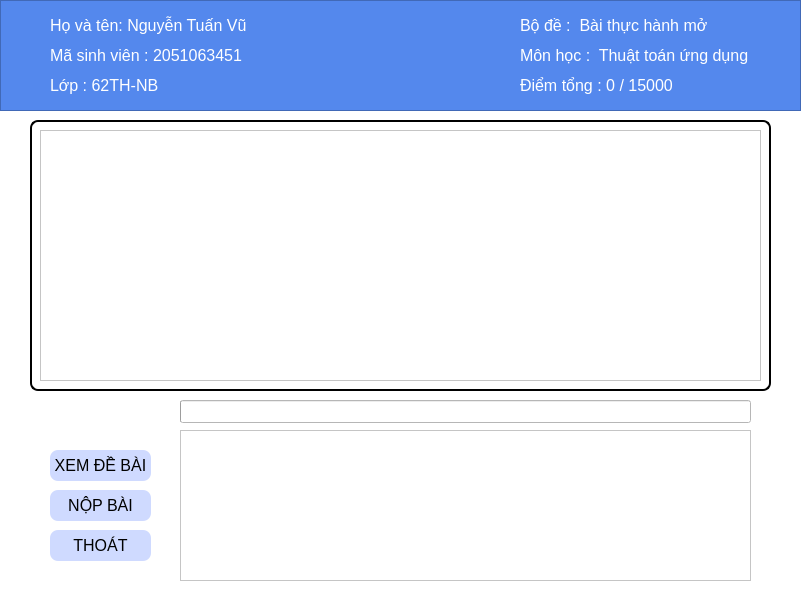
<?xml version="1.0" encoding="UTF-8"?>
<ui version="4.0">
 <class>Dialog</class>
 <widget class="QDialog" name="Dialog">
  <property name="geometry">
   <rect>
    <x>0</x>
    <y>0</y>
    <width>801</width>
    <height>596</height>
   </rect>
  </property>
  <property name="minimumSize">
   <size>
    <width>801</width>
    <height>596</height>
   </size>
  </property>
  <property name="maximumSize">
   <size>
    <width>801</width>
    <height>596</height>
   </size>
  </property>
  <property name="windowTitle">
   <string>Dialog</string>
  </property>
  <widget class="QWidget" name="widget" native="true">
   <property name="geometry">
    <rect>
     <x>0</x>
     <y>0</y>
     <width>801</width>
     <height>601</height>
    </rect>
   </property>
   <property name="font">
    <font>
     <stylestrategy>PreferDefault</stylestrategy>
     <kerning>true</kerning>
    </font>
   </property>
   <property name="cursor">
    <cursorShape>ArrowCursor</cursorShape>
   </property>
   <property name="mouseTracking">
    <bool>false</bool>
   </property>
   <property name="focusPolicy">
    <enum>Qt::NoFocus</enum>
   </property>
   <property name="contextMenuPolicy">
    <enum>Qt::DefaultContextMenu</enum>
   </property>
   <property name="accessibleName">
    <string/>
   </property>
   <property name="styleSheet">
    <string notr="true">background-color: rgb(255, 255, 255);</string>
   </property>
   <widget class="QPushButton" name="submitButton">
    <property name="geometry">
     <rect>
      <x>50</x>
      <y>490</y>
      <width>101</width>
      <height>31</height>
     </rect>
    </property>
    <property name="font">
     <font>
      <pointsize>12</pointsize>
      <weight>50</weight>
      <bold>false</bold>
     </font>
    </property>
    <property name="styleSheet">
     <string notr="true">

QPushButton{
	border-radius: 8px;
	background-color: rgb(207, 218, 255);
}
QPushButton:hover{
	color: white;
	background-color: rgb(85, 170, 127);
}
QPushButton:focus{
	outline:none;
}

</string>
    </property>
    <property name="text">
     <string>NỘP BÀI</string>
    </property>
   </widget>
   <widget class="QLabel" name="label_6">
    <property name="geometry">
     <rect>
      <x>520</x>
      <y>10</y>
      <width>241</width>
      <height>31</height>
     </rect>
    </property>
    <property name="font">
     <font>
      <pointsize>12</pointsize>
      <weight>50</weight>
      <bold>false</bold>
     </font>
    </property>
    <property name="styleSheet">
     <string notr="true">color: white;
background-color: rgb(84, 136, 237);</string>
    </property>
    <property name="text">
     <string>Bộ đề :  Bài thực hành mở</string>
    </property>
   </widget>
   <widget class="QLabel" name="label_18">
    <property name="geometry">
     <rect>
      <x>170</x>
      <y>600</y>
      <width>151</width>
      <height>16</height>
     </rect>
    </property>
    <property name="font">
     <font>
      <pointsize>12</pointsize>
     </font>
    </property>
    <property name="styleSheet">
     <string notr="true">background-color: rgb(227, 219, 255);</string>
    </property>
    <property name="text">
     <string>Số fibonacci lớn hơn k</string>
    </property>
   </widget>
   <widget class="QPushButton" name="exitButton">
    <property name="geometry">
     <rect>
      <x>50</x>
      <y>530</y>
      <width>101</width>
      <height>31</height>
     </rect>
    </property>
    <property name="font">
     <font>
      <pointsize>12</pointsize>
      <weight>50</weight>
      <bold>false</bold>
     </font>
    </property>
    <property name="styleSheet">
     <string notr="true">QPushButton{
	border-radius: 8px;
	background-color: rgb(207, 218, 255);
}
QPushButton:hover{
	color: white;
	background-color: rgb(255, 3, 62);
}
QPushButton:focus{
	outline:none;
}</string>
    </property>
    <property name="text">
     <string>THOÁT</string>
    </property>
   </widget>
   <widget class="QLabel" name="classDisplay">
    <property name="geometry">
     <rect>
      <x>50</x>
      <y>70</y>
      <width>221</width>
      <height>31</height>
     </rect>
    </property>
    <property name="font">
     <font>
      <pointsize>12</pointsize>
      <weight>50</weight>
      <bold>false</bold>
     </font>
    </property>
    <property name="styleSheet">
     <string notr="true">color: white;
background-color: rgb(84, 136, 237);</string>
    </property>
    <property name="text">
     <string>Lớp : 62TH-NB</string>
    </property>
   </widget>
   <widget class="QLabel" name="label_11">
    <property name="geometry">
     <rect>
      <x>810</x>
      <y>540</y>
      <width>51</width>
      <height>21</height>
     </rect>
    </property>
    <property name="font">
     <font>
      <pointsize>12</pointsize>
     </font>
    </property>
    <property name="styleSheet">
     <string notr="true">background-color: rgb(227, 219, 255);</string>
    </property>
    <property name="text">
     <string>NỘP</string>
    </property>
   </widget>
   <widget class="QLabel" name="markDisplay">
    <property name="geometry">
     <rect>
      <x>520</x>
      <y>70</y>
      <width>221</width>
      <height>31</height>
     </rect>
    </property>
    <property name="font">
     <font>
      <pointsize>12</pointsize>
      <weight>50</weight>
      <bold>false</bold>
     </font>
    </property>
    <property name="styleSheet">
     <string notr="true">color: white;
background-color: rgb(84, 136, 237);</string>
    </property>
    <property name="text">
     <string>Điểm tổng : 0 / 15000</string>
    </property>
   </widget>
   <widget class="QPushButton" name="viewButton">
    <property name="geometry">
     <rect>
      <x>50</x>
      <y>450</y>
      <width>101</width>
      <height>31</height>
     </rect>
    </property>
    <property name="font">
     <font>
      <pointsize>12</pointsize>
      <weight>50</weight>
      <bold>false</bold>
     </font>
    </property>
    <property name="styleSheet">
     <string notr="true">QPushButton{
	border-radius: 8px;
	background-color: rgb(207, 218, 255);
}
QPushButton:hover{
	color: white;
	background-color: rgb(85, 170, 127);
}
QPushButton:focus{
	outline:none;
}

</string>
    </property>
    <property name="text">
     <string>XEM ĐỀ BÀI</string>
    </property>
   </widget>
   <widget class="QLabel" name="nameDisplay">
    <property name="geometry">
     <rect>
      <x>50</x>
      <y>10</y>
      <width>361</width>
      <height>31</height>
     </rect>
    </property>
    <property name="font">
     <font>
      <pointsize>12</pointsize>
      <weight>50</weight>
      <bold>false</bold>
     </font>
    </property>
    <property name="styleSheet">
     <string notr="true">color: white;
background-color: rgb(84, 136, 237);</string>
    </property>
    <property name="text">
     <string>Họ và tên: Nguyễn Tuấn Vũ</string>
    </property>
   </widget>
   <widget class="QTableView" name="Info_table">
    <property name="geometry">
     <rect>
      <x>0</x>
      <y>0</y>
      <width>801</width>
      <height>111</height>
     </rect>
    </property>
    <property name="styleSheet">
     <string notr="true">
background-color: rgb(84, 136, 237);</string>
    </property>
   </widget>
   <widget class="QLabel" name="label_16">
    <property name="geometry">
     <rect>
      <x>820</x>
      <y>560</y>
      <width>31</width>
      <height>31</height>
     </rect>
    </property>
    <property name="font">
     <font>
      <pointsize>12</pointsize>
     </font>
    </property>
    <property name="styleSheet">
     <string notr="true">background-color: rgb(227, 219, 255);</string>
    </property>
    <property name="text">
     <string>1</string>
    </property>
   </widget>
   <widget class="QLabel" name="sjDisplay">
    <property name="geometry">
     <rect>
      <x>520</x>
      <y>40</y>
      <width>261</width>
      <height>31</height>
     </rect>
    </property>
    <property name="font">
     <font>
      <pointsize>12</pointsize>
      <weight>50</weight>
      <bold>false</bold>
     </font>
    </property>
    <property name="styleSheet">
     <string notr="true">color: white;
background-color: rgb(84, 136, 237);</string>
    </property>
    <property name="text">
     <string>Môn học :  Thuật toán ứng dụng</string>
    </property>
   </widget>
   <widget class="QLabel" name="label_17">
    <property name="geometry">
     <rect>
      <x>820</x>
      <y>590</y>
      <width>41</width>
      <height>31</height>
     </rect>
    </property>
    <property name="font">
     <font>
      <pointsize>12</pointsize>
     </font>
    </property>
    <property name="styleSheet">
     <string notr="true">background-color: rgb(227, 219, 255);</string>
    </property>
    <property name="text">
     <string>1</string>
    </property>
   </widget>
   <widget class="QLabel" name="idDisplay">
    <property name="geometry">
     <rect>
      <x>50</x>
      <y>40</y>
      <width>221</width>
      <height>31</height>
     </rect>
    </property>
    <property name="font">
     <font>
      <pointsize>12</pointsize>
      <weight>50</weight>
      <bold>false</bold>
     </font>
    </property>
    <property name="styleSheet">
     <string notr="true">color: white;
background-color: rgb(84, 136, 237);</string>
    </property>
    <property name="text">
     <string>Mã sinh viên : 2051063451</string>
    </property>
   </widget>
   <widget class="QWidget" name="widget_2" native="true">
    <property name="geometry">
     <rect>
      <x>30</x>
      <y>120</y>
      <width>741</width>
      <height>271</height>
     </rect>
    </property>
    <property name="styleSheet">
     <string notr="true">QWidget#widget_2{
	border: 1.5px solid black;
	border-radius: 8px;
}</string>
    </property>
    <widget class="QTableWidget" name="titleList">
     <property name="geometry">
      <rect>
       <x>10</x>
       <y>10</y>
       <width>721</width>
       <height>251</height>
      </rect>
     </property>
     <property name="font">
      <font>
       <pointsize>11</pointsize>
       <weight>50</weight>
       <italic>false</italic>
       <bold>false</bold>
       <kerning>false</kerning>
      </font>
     </property>
     <property name="styleSheet">
      <string notr="true">font: 10.5pt &quot;;
border: 0px solid #ccc;</string>
     </property>
     <property name="sizeAdjustPolicy">
      <enum>QAbstractScrollArea::AdjustToContents</enum>
     </property>
    </widget>
   </widget>
   <widget class="QScrollArea" name="statusScroll">
    <property name="geometry">
     <rect>
      <x>180</x>
      <y>430</y>
      <width>571</width>
      <height>151</height>
     </rect>
    </property>
    <property name="widgetResizable">
     <bool>true</bool>
    </property>
    <property name="alignment">
     <set>Qt::AlignLeading|Qt::AlignLeft|Qt::AlignTop</set>
    </property>
    <widget class="QWidget" name="scrollAreaWidgetContents">
     <property name="geometry">
      <rect>
       <x>0</x>
       <y>0</y>
       <width>569</width>
       <height>149</height>
      </rect>
     </property>
    </widget>
   </widget>
   <widget class="QProgressBar" name="progressBar">
    <property name="enabled">
     <bool>true</bool>
    </property>
    <property name="geometry">
     <rect>
      <x>180</x>
      <y>400</y>
      <width>571</width>
      <height>23</height>
     </rect>
    </property>
    <property name="inputMethodHints">
     <set>Qt::ImhNone</set>
    </property>
    <property name="value">
     <number>0</number>
    </property>
    <property name="textVisible">
     <bool>false</bool>
    </property>
   </widget>
   <zorder>Info_table</zorder>
   <zorder>submitButton</zorder>
   <zorder>label_6</zorder>
   <zorder>label_18</zorder>
   <zorder>exitButton</zorder>
   <zorder>classDisplay</zorder>
   <zorder>label_11</zorder>
   <zorder>markDisplay</zorder>
   <zorder>viewButton</zorder>
   <zorder>nameDisplay</zorder>
   <zorder>label_16</zorder>
   <zorder>sjDisplay</zorder>
   <zorder>label_17</zorder>
   <zorder>idDisplay</zorder>
   <zorder>widget_2</zorder>
   <zorder>statusScroll</zorder>
   <zorder>progressBar</zorder>
  </widget>
 </widget>
 <resources/>
 <connections/>
</ui>
